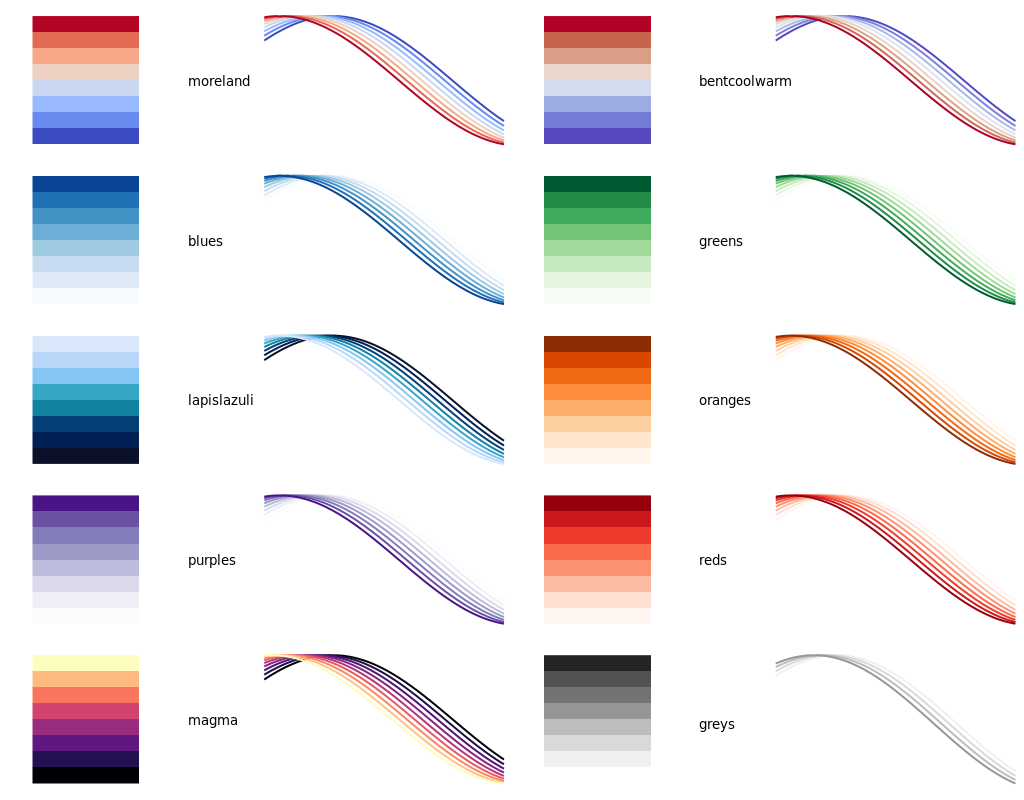

Here is the gnuplot script that generated this plot:
#!/usr/bin/gnuplot
#
# Create overview of all palettes
#
# AUTHOR: Hagen Wierstorf
# gnuplot 5.0 patchlevel 3

reset
set loadpath '../'

# terminal type wxt
#set terminal wxt size 1024,1943 enhanced font 'Arial,10' persist
# terminal type png
set terminal pngcairo size 1024,1443 enhanced font 'Verdana,10'
set output 'overview.png'

unset key
unset border
unset key
unset tics
unset colorbox

# function for filigraines
f(x,i) = cos(x - 1.0 + i/10.0)

set xrange [0:pi]

# change multiplot layout upon every addition / removal of a palette
set multiplot layout 5,4

# palettes with 8 colors
do for [pal in "\
    moreland bentcoolwarm \
    blues greens lapislazuli oranges purples reds \
    "] {
    filename = pal . '.palette'
    load filename
    # plot colorbar
    set lmargin 4
    set rmargin 0
    plot 'overview.txt' matrix w image
    # plot lines
    set label 1 pal at -1,0 left front
    set lmargin 1
    set rmargin 1
    plot for [ii=1:8] f(x,ii) ls ii lw 2
    unset label
}

# palettes with 9 colors
do for [pal in "magma"] {
    filename = pal . '.palette'
    load filename
    # plot colorbar
    set lmargin 4
    set rmargin 0
    plot 'overview.txt' matrix w image
    # plot lines
    set label 1 pal at -1,0 left front
    set lmargin 1
    set rmargin 1
    plot for [ii=1:9] f(x,ii) ls ii lw 2
    unset label
}

# palettes with 5 colors
do for [pal in "greys"] {
    filename = pal . '.palette'
    load filename
    # plot colorbar
    set lmargin 4
    set rmargin 0
    plot 'overview.txt' matrix w image
    # plot lines
    set label 1 pal at -1,0 left front
    set lmargin 1
    set rmargin 1
    plot for [ii=1:5] f(x,ii) ls ii lw 2
    unset label
}

unset multiplot
